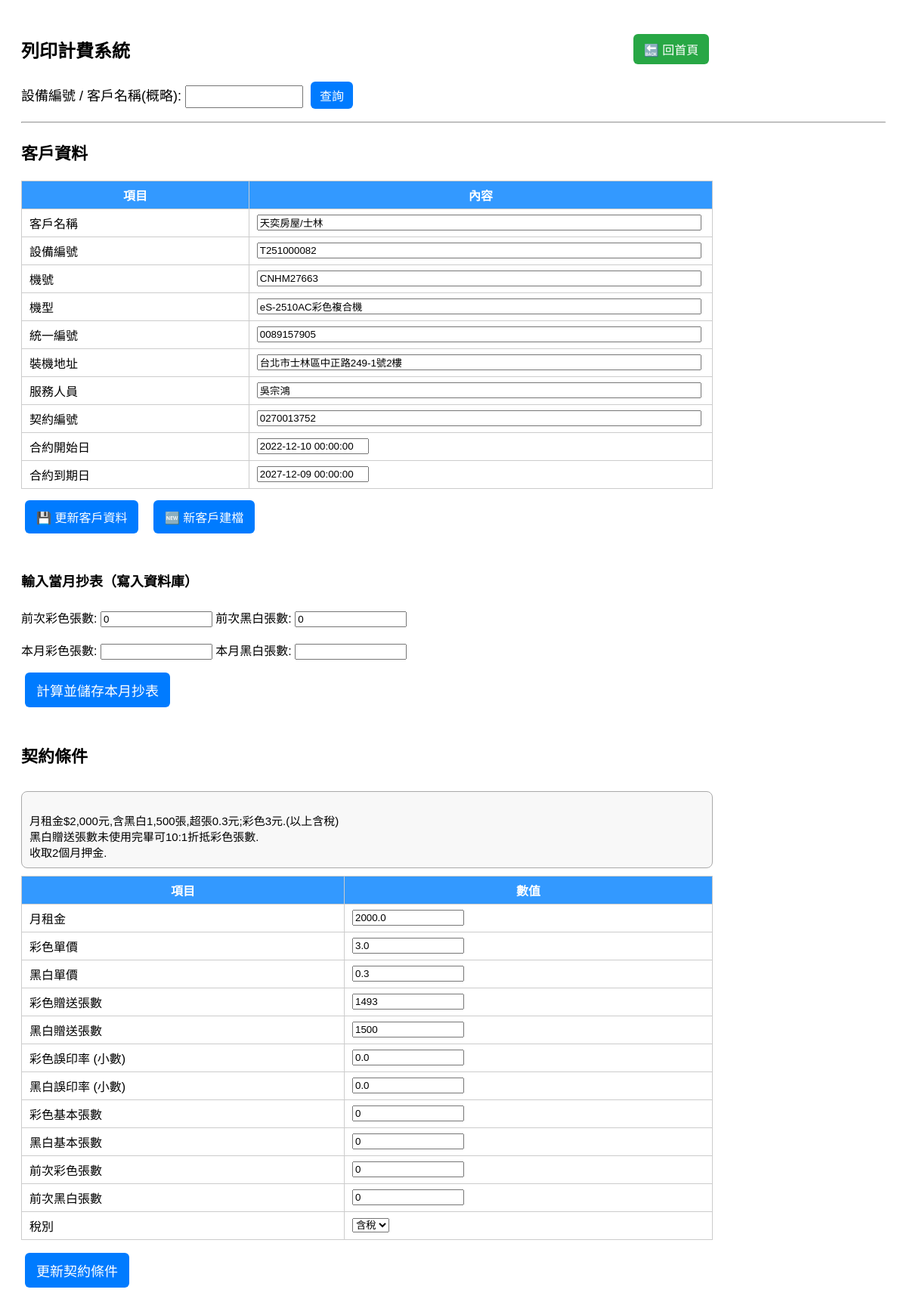
/billing/?device_id=T251000082, run on the app's committed database.
### tables this page shows
CREATE TABLE customers (
        device_id TEXT PRIMARY KEY,
        customer_name TEXT,
        device_number TEXT,
        machine_model TEXT,
        tax_id TEXT,
        install_address TEXT,
        service_person TEXT,
        contract_number TEXT,
        contract_start TEXT,
        contract_end TEXT
    );

CREATE TABLE "contracts" (
	"device_id"	TEXT,
	"monthly_rent"	REAL,
	"contra"	TEXT,
	"color_unit_price"	REAL,
	"bw_unit_price"	REAL,
	"color_giveaway"	INTEGER,
	"bw_giveaway"	INTEGER,
	"color_error_rate"	REAL,
	"bw_error_rate"	REAL,
	"color_basic"	INTEGER,
	"bw_basic"	INTEGER,
	"tax_type"	TEXT DEFAULT '含稅',
	"master_device_id"	TEXT,
	PRIMARY KEY("device_id")
);

### modules/billing.py (the view)
@bp.route("/", methods=["GET", "POST"])
def index():
    message = request.args.get("message", "")
    contract, customer, result = None, None, None
    contra_text = ""
    last_color, last_bw, last_time = 0, 0, ""
    matches = []
    if request.method == "POST":
        mode = request.form.get("mode")
        keyword = request.form.get("device_id", "").strip()
        if mode == "query":
            contract, contra_text = get_contract(keyword)
            customer = get_customer(keyword)
            if not contract:
                matches = search_customers_by_name(keyword)
                if matches:
                    message = f"🔍 找到 {len(matches)} 筆相符客戶"
                else:
                    message = f"❌ 找不到設備或客戶：{keyword}"
            else:
                last_color, last_bw, last_time = get_last_counts(keyword)
        elif mode == "calculate":
            device_id = keyword
            contract, contra_text = get_contract(device_id)
            customer = get_customer(device_id)
            if contract:
                last_color, last_bw, last_time = get_last_counts(device_id)
                curr_color = int(request.form.get("curr_color", "0"))
                curr_bw = int(request.form.get("curr_bw", "0"))
                result = calculate(contract, curr_color, curr_bw, last_color, last_bw)
                insert_usage(device_id, curr_color, curr_bw)
            else:
                message = f"❌ 找不到設備 {device_id}"
        elif mode == "update_contract":
            device_id = keyword
            fields = {
                "monthly_rent": float(request.form.get("monthly_rent", "0") or 0),
                "color_unit_price": float(request.form.get("color_unit_price", "0") or 0),
                "bw_unit_price": float(request.form.get("bw_unit_price", "0") or 0),
                "color_giveaway": int(request.form.get("color_giveaway", "0") or 0),
                "bw_giveaway": int(request.form.get("bw_giveaway", "0") or 0),
                "color_error_rate": float(request.form.get("color_error_rate", "0") or 0),
                "bw_error_rate": float(request.form.get("bw_error_rate", "0") or 0),
                "color_basic": int(request.form.get("color_basic", "0") or 0),
                "bw_basic": int(request.form.get("bw_basic", "0") or 0),
                "tax_type": request.form.get("tax_type", "含稅"),
            }
            conn = sqlite3.connect(DB_FILE)
            c = conn.cursor()
            c.execute("""
                UPDATE contracts SET
                    monthly_rent=?, color_unit_price=?, bw_unit_price=?,
                    color_giveaway=?, bw_giveaway=?, color_error_rate=?, bw_error_rate=?,
                    color_basic=?, bw_basic=?, tax_type=?
                WHERE device_id=?""",
                (*fields.values(), device_id))
            conn.commit()
            conn.close()
            return redirect(url_for("billing.index", device_id=device_id, message="✅ 契約條件已更新"))
        elif mode == "update_customer":
            device_id = keyword
            fields = {
                "customer_name": request.form.get("customer_name", "").strip(),
                "device_number": request.form.get("device_number", "").strip(),
                "machine_model": request.form.get("machine_model", "").strip(),
                "tax_id": request.form.get("tax_id", "").strip(),
                "install_address": request.form.get("install_address", "").strip(),
                "service_person": request.form.get("service_person", "").strip(),
                "contract_number": request.form.get("contract_number", "").strip(),
                "contract_start": request.form.get("contract_start", "").strip(),
                "contract_end": request.form.get("contract_end", "").strip(),
            }
            conn = sqlite3.connect(DB_FILE)
            c = conn.cursor()
            c.execute("""
                UPDATE customers SET
                    customer_name=?, device_number=?, machine_model=?, tax_id=?,
                    install_address=?, service_person=?, contract_number=?,
                    contract_start=?, contract_end=?
                WHERE device_id=?
            """, (*fields.values(), device_id))
            conn.commit()
            conn.close()
            return redirect(url_for("billing.index", device_id=device_id, message="✅ 客戶資料已更新"))
        elif mode == "delete_customer":
            device_id = request.form.get("device_id")
            conn = sqlite3.connect(DB_FILE)
            c = conn.cursor()
            c.execute("DELETE FROM customers WHERE device_id=?", (device_id,))
            c.execute("DELETE FROM contracts WHERE device_id=?", (device_id,))
            c.execute("DELETE FROM usage WHERE device_id=?", (device_id,))
            conn.commit()
            conn.close()
            message = f"🗑 已刪除客戶（設備編號：{device_id}）"
        elif mode == "new_customer":
            old_id = request.form.get("device_id")
            new_id = request.form.get("device_id_new", "").strip()
            old_customer = get_customer(old_id)
            old_contract, _ = get_contract(old_id)
            if not old_customer or not old_contract:
                message = f"❌ 找不到原始客戶或契約資料，無法建檔。"
            elif not new_id:
                message = "⚠️ 請輸入新設備編號。"
            else:
                new_fields = {
                    "device_id": new_id,
                    "customer_name": request.form.get("customer_name", "").strip(),
                    "device_number": request.form.get("device_number", "").strip(),
                    "machine_model": request.form.get("machine_model", "").strip(),
                    "tax_id": request.form.get("tax_id", "").strip(),
                    "install_address": request.form.get("install_address", "").strip(),
                    "service_person": request.form.get("service_person", "").strip(),
                    "contract_number": request.form.get("contract_number", "").strip(),
                    "contract_start": request.form.get("contract_start", "").strip(),
                    "contract_end": request.form.get("contract_end", "").strip(),
                }
                conn = sqlite3.connect(DB_FILE)
                c = conn.cursor()
                c.execute("""
                    INSERT INTO customers (
                        device_id, customer_name, device_number, machine_model,
                        tax_id, install_address, service_person,
                        contract_number, contract_start, contract_end
                    ) VALUES (?, ?, ?, ?, ?, ?, ?, ?, ?, ?)
                """, tuple(new_fields.values()))
                c.execute("""
                    INSERT INTO contracts (
                        device_id, monthly_rent, color_unit_price, bw_unit_price,
                        color_giveaway, bw_giveaway, color_error_rate, bw_error_rate,
                        color_basic, bw_basic, tax_type, contra
                    ) VALUES (?, ?, ?, ?, ?, ?, ?, ?, ?, ?, ?, ?)
                """, (
                    new_id,
                    old_contract["monthly_rent"], old_contract["color_unit_price"], old_contract["bw_unit_price"],
                    old_contract["color_giveaway"], old_contract["bw_giveaway"],
                    old_contract["color_error_rate"], old_contract["bw_error_rate"],
                    old_contract["color_basic"], old_contract["bw_basic"],
                    old_contract["tax_type"], old_contract.get("contra", "")
                ))
                conn.commit()
                conn.close()
                return redirect(url_for("billing.index", device_id=new_id, message="✅ 新客戶建檔成功！"))
    elif request.args.get("device_id"):
        q_device = request.args.get("device_id")
        contract, contra_text = get_contract(q_device)
        customer = get_customer(q_device)
        if contract:
            last_color, last_bw, last_time = get_last_counts(q_device)
        else:
            message = f"❌ 找不到設備 {q_device}"
    return render_template("billing_index.html",
                           billing_page=True,
                           contract=contract,
                           contra_text=contra_text,
                           customer=customer,
                           last_color=last_color,
                           last_bw=last_bw,
                           last_time=last_time,
                           result=result,
                           matches=matches,
                           message=message)

### templates/billing_index.html (shortened to what this page needs)
<!DOCTYPE html>
<html lang="zh-TW">
<head>
</head>
<body>
    <div class="header-flex">
        <h2>列印計費系統</h2>
        <a href="/" style="text-decoration:none;">
            <button class="back-btn">🔙 回首頁</button>
        </a>
    </div>
	<form method="POST" style="margin-bottom: 12px;">
		<label class="search-label">設備編號 / 客戶名稱(概略):
			<input type="text" name="device_id" required class="search-input">
		</label>
		<button type="submit" class="search-btn">查詢</button>
	</form>
    {% if contract %}
    <hr>
	{% if customer %}
	<h3 style="font-size:22px;">客戶資料</h3>
	<form method="post" action="{{ url_for('billing.index') }}">
		<table class="contract-table">
			<tr><th>項目</th><th>內容</th></tr>
			<tr><td>客戶名稱</td><td><input type="text" name="customer_name" value="{{ customer.customer_name }}" style="width:98%;"></td></tr>
			<tr><td>設備編號</td><td><input type="text" name="device_id_new" value="{{ customer.device_id }}" style="width:98%;"></td></tr>
			<tr><td>機號</td><td><input type="text" name="device_number" value="{{ customer.device_number }}" style="width:98%;"></td></tr>
			<tr><td>機型</td><td><input type="text" name="machine_model" value="{{ customer.machine_model }}" style="width:98%;"></td></tr>
			<tr><td>統一編號</td><td><input type="text" name="tax_id" value="{{ customer.tax_id }}" style="width:98%;"></td></tr>
			<tr><td>裝機地址</td><td><input type="text" name="install_address" value="{{ customer.install_address }}" style="width:98%;"></td></tr>
			<tr><td>服務人員</td><td><input type="text" name="service_person" value="{{ customer.service_person }}" style="width:98%;"></td></tr>
			<tr><td>契約編號</td><td><input type="text" name="contract_number" value="{{ customer.contract_number }}" style="width:98%;"></td></tr>
			<tr><td>合約開始日</td><td><input type="text" name="contract_start" value="{{ customer.contract_start }}"></td></tr>
			<tr><td>合約到期日</td><td><input type="text" name="contract_end" value="{{ customer.contract_end }}"></td></tr>
		</table>
		<div style="margin-top:10px; text-align:left;">
			<button type="submit" name="mode" value="update_customer" class="btn btn-primary" style="font-size:16px;">💾 更新客戶資料</button>
			<button type="submit" name="mode" value="new_customer" class="btn btn-success" style="font-size:16px; margin-left:10px;">🆕 新客戶建檔</button>
		</div>
	</form>
	{% endif %}
    <form method="POST" style="margin-top:20px;">
        <div class="header-flex" style="font-size:18px;width:80%; margin-top:20px;">
            <h4>輸入當月抄表（寫入資料庫）
            </h4>
        </div>
        <div>
            前次彩色張數: <input type="text" value="{{ last_color }}" readonly>
            前次黑白張數: <input type="text" value="{{ last_bw }}" readonly>
        </div>
        <br>
        <div>
            本月彩色張數: <input type="number" name="curr_color" required>
            本月黑白張數: <input type="number" name="curr_bw" required>
        </div>
        <div style="margin-top:12px;">
            <button type="submit">計算並儲存本月抄表</button>
        </div>
    </form>
    <div class="header-flex" style="width:80%; margin-top:20px;">
        <h3 style="font-size:22px;">契約條件</h3>
    </div>
	{% if contra_text %}
	<div style="width:80%; margin-top:10px;">
		<div style="border: 1px solid #aaa; border-radius: 8px; padding: 10px; font-size: 15px; font-family: 'Microsoft JhengHei', sans-serif; white-space: pre-line; background-color:#f8f8f8;">
			{{ contra_text }}
		</div>
	</div>
	{% endif %}
    <form method="POST" style="margin-top:8px;">
        <table class="contract-table">
            <tr><th>項目</th><th>數值</th></tr>
            <tr><td>月租金</td><td><input type="number" step="0.01" name="monthly_rent" value="{{ contract.monthly_rent }}"></td></tr>
            <tr><td>彩色單價</td><td><input type="number" step="0.01" name="color_unit_price" value="{{ contract.color_unit_price }}"></td></tr>
            <tr><td>黑白單價</td><td><input type="number" step="0.01" name="bw_unit_price" value="{{ contract.bw_unit_price }}"></td></tr>
            <tr><td>彩色贈送張數</td><td><input type="number" name="color_giveaway" value="{{ contract.color_giveaway }}"></td></tr>
            <tr><td>黑白贈送張數</td><td><input type="number" name="bw_giveaway" value="{{ contract.bw_giveaway }}"></td></tr>
            <tr><td>彩色誤印率 (小數)</td><td><input type="number" step="0.0001" name="color_error_rate" value="{{ contract.color_error_rate }}"></td></tr>
            <tr><td>黑白誤印率 (小數)</td><td><input type="number" step="0.0001" name="bw_error_rate" value="{{ contract.bw_error_rate }}"></td></tr>
            <tr><td>彩色基本張數</td><td><input type="number" name="color_basic" value="{{ contract.color_basic }}"></td></tr>
            <tr><td>黑白基本張數</td><td><input type="number" name="bw_basic" value="{{ contract.bw_basic }}"></td></tr>
            <tr><td>前次彩色張數</td><td><input type="text" value="{{ last_color }}" readonly></td></tr>
            <tr><td>前次黑白張數</td><td><input type="text" value="{{ last_bw }}" readonly></td></tr>
            <tr><td>稅別</td>
                <td>
                    <select name="tax_type">
                        <option value="含稅" {% if contract.tax_type == "含稅" %}selected{% endif %}>含稅</option>
                    </select>
                </td>
            </tr>
        </table>
        <div style="margin-top:12px;">
            <button type="submit">更新契約條件</button>
        </div>
    </form>
    {% endif %}
</body>
</html>

### data on the page
customers: customer_name "天奕房屋/士林", device_id_new "T251000082", device_number "CNHM27663", machine_model "eS-2510AC彩色複合機", tax_id "0089157905", install_address "台北市士林區中正路249-1號2樓", service_person "吳宗鴻", contract_number "0270013752", contract_start "2022-12-10 00:00:00", contract_end "2027-12-09 00:00:00"
contracts: contra "月租金$2,000元,含黑白1,500張,超張0.3元;彩色3元.(以上含稅) 黑白贈送張數未使用完畢可10:1折抵彩色張數. 收取2個月押金.", monthly_rent "2000.0", color_unit_price "3.0", bw_unit_price "0.3", color_giveaway "1493", bw_giveaway "1500", color_error_rate "0.0", bw_error_rate "0.0", color_basic "0", bw_basic "0", tax_type "含稅"
